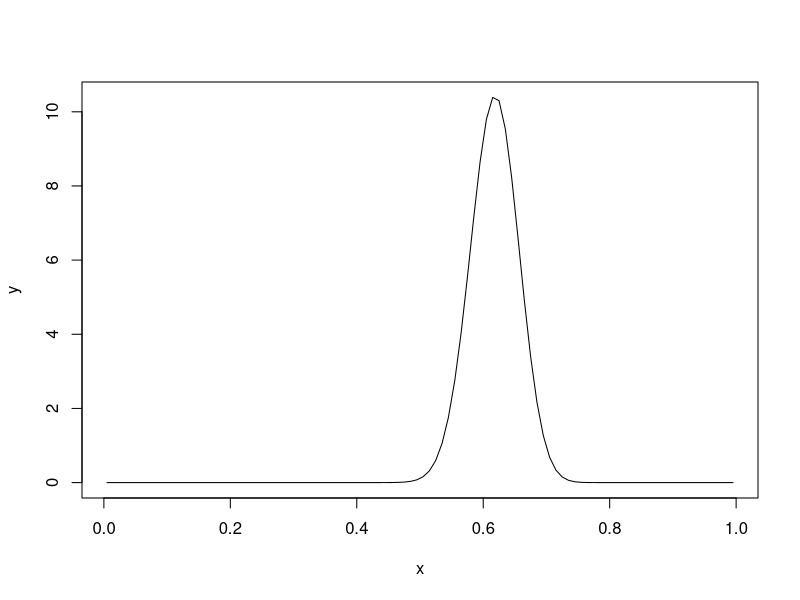

This chart was generated by the following R code:
# 3.2. To see some of the different shapes that beta densities may take on, plot each
# of the following densities:
x <- seq(0.005,0.995,length=100)

# 1. Beta(0.5, 0.5)
y <- dbeta(x, .5, .5)
#plot(x,y,type="l")

# 2. Beta(10.2, 1.5)
y <- dbeta(x, 10.2, 1.5)
#plot(x,y,type="l")

# 3. Beta(1.5, 10.2)
y <- dbeta(x, 1.5, 10.2)
#plot(x,y,type="l")

# 4. Beta(100, 62)
y <- dbeta(x, 100, 62)
plot(x,y,type="l")